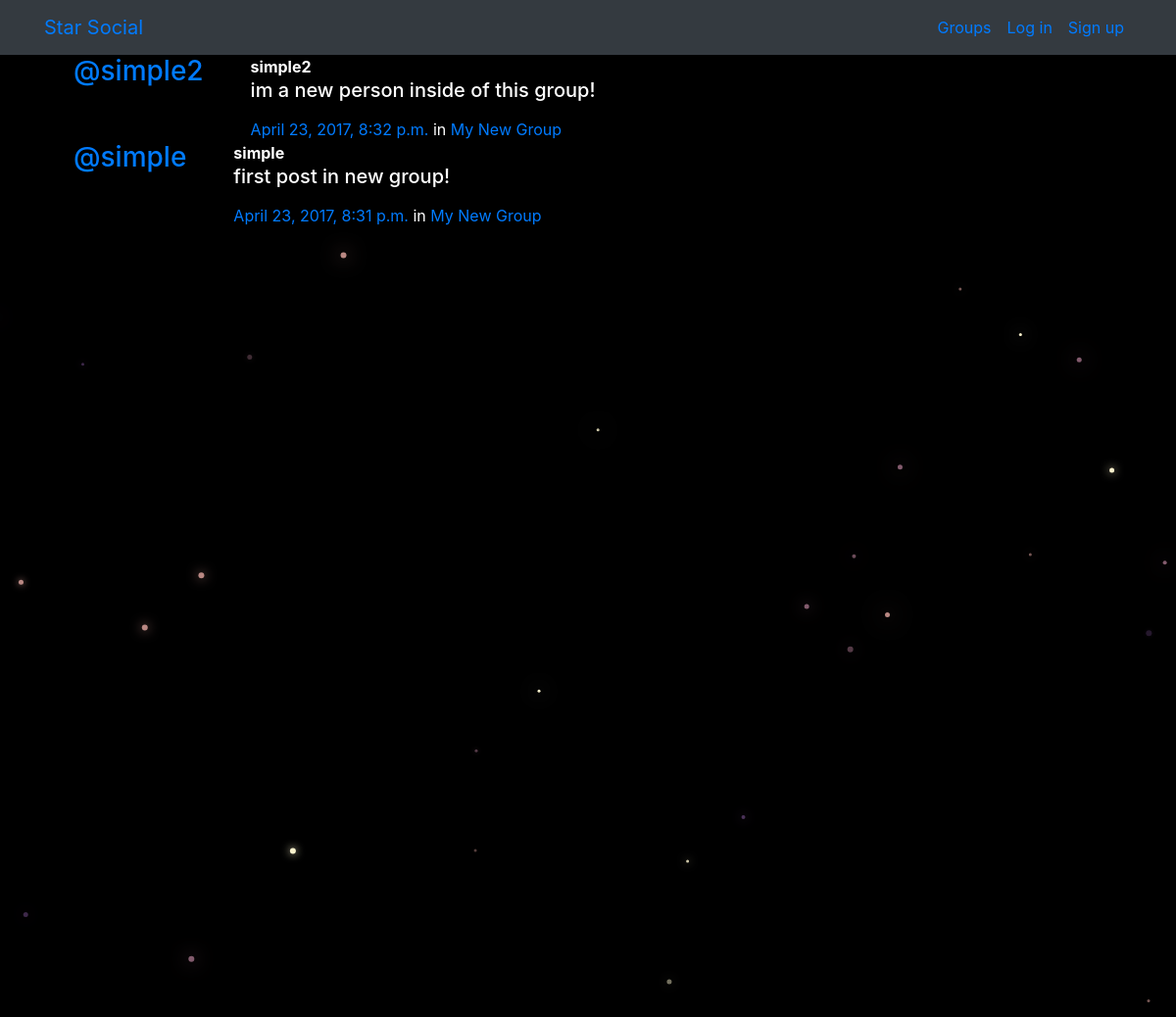
The app's page /posts/, older data.
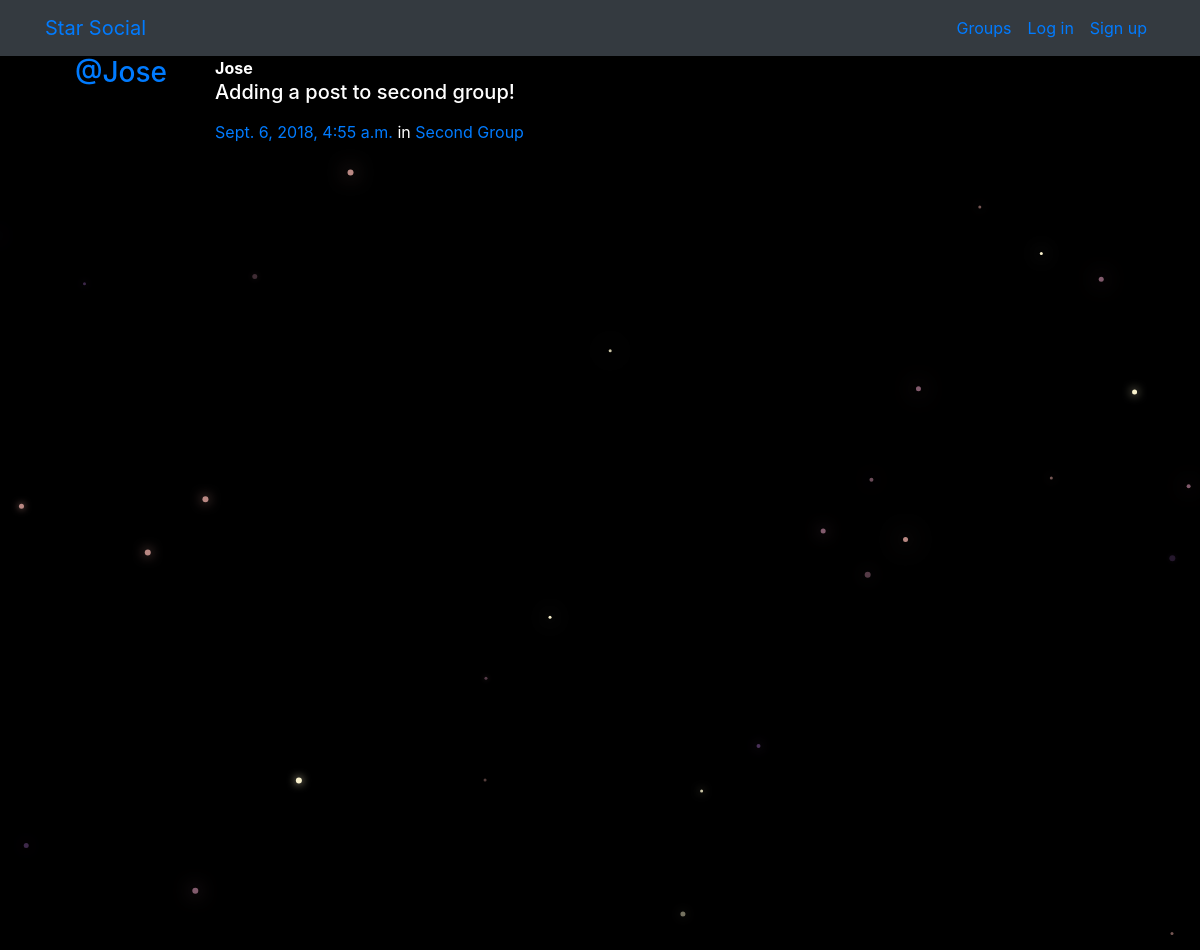
The same page, newer data.
### posts/models.py (models this page shows, shortened)
class Post(models.Model):
    user = models.ForeignKey(User, related_name="posts",on_delete=models.CASCADE)
    created_at = models.DateTimeField(auto_now=True)
    message = models.TextField()
    message_html = models.TextField(editable=False)
    group = models.ForeignKey(Group, related_name="posts",null=True, blank=True,on_delete=models.CASCADE)
    class Meta:
        ordering = ["-created_at"]
        unique_together = ["user", "message"]

### groups/models.py (models this page shows, shortened)
class Group(models.Model):
    name = models.CharField(max_length=255, unique=True)
    slug = models.SlugField(allow_unicode=True, unique=True)
    description = models.TextField(blank=True, default='')
    description_html = models.TextField(editable=False, default='', blank=True)
    members = models.ManyToManyField(User,through="GroupMember")
    class Meta:
        ordering = ["name"]

### posts/views.py (the view)
# urls.py: path('', views.PostList.as_view(), name="all"),
class PostList(SelectRelatedMixin, generic.ListView):
    model = models.Post
    select_related = ("user", "group")

### posts/templates/posts/post_list.html (shortened to what this page needs)
{% extends "posts/post_base.html" %}
{% load humanize %}
{% block post_content %}
<div class="col-md-8">
	{% for post in post_list %}
  {% include "posts/_post.html" %}
	{% endfor %}
</div>
{% endblock %}

### posts/templates/posts/post_base.html (shortened to what this page needs)
{% extends "base.html" %}
{% block content %}
<div class="posts-page">
	<div class="container">
		{% block post_content %}{% endblock %}
	</div>
</div>
{% endblock %}

### templates/base.html (shortened to what this page needs)
<!DOCTYPE html>
{% load static %}
<html>
  <head>
    <link rel="stylesheet" href="https://stackpath.bootstrapcdn.com/bootstrap/4.1.3/css/bootstrap.min.css"
>
    <link href="https://maxcdn.bootstrapcdn.com/font-awesome/4.7.0/css/font-awesome.min.css" rel="stylesheet">
    <link rel="stylesheet" href="{% static 'simplesocial/css/master.css'%}">
  </head>
  <body>
    <nav class="navbar navbar-expand-lg bg-dark mynav" role="navigation" id="navbar">
      <div class="container">
        <div class="navbar-nav align-items-center">
          <a class="navbar-brand mynav" href="{% url 'home' %}">Star Social</a>
        </div>
        <div class="navbar-nav ml-auto">
          {% if user.is_authenticated %}
            <a class="nav-item nav-link" href="{% url 'posts:create' %}" class="btn btn-simple">Post</a>
            <a class="nav-item nav-link" href="{% url 'groups:all' %}" class="btn btn-simple">Groups</a>
            <a class="nav-item nav-link" href="{% url 'groups:create' %}" class="btn btn-simple">Create Group</a>
            <a class="nav-item nav-link" href="{% url 'accounts:logout' %}" class="btn btn-simple">Log out</a>
          {% else %}
            <a class="nav-item nav-link" href="{% url 'groups:all' %}"class="btn btn-simple">Groups</a>
            <a class="nav-item nav-link" href="{% url 'accounts:login' %}" class="btn btn-simple">Log in</a>
            <a class="nav-item nav-link" href="{% url 'accounts:signup' %}" class="btn btn-simple">Sign up</a>
          {% endif %}
        </div>
      </div>
    </nav>
    <div class="container mycontent">
      {% block content %}
      {% endblock %}
    </div>
    <canvas id="canvas"></canvas>
  </body>
</html>

### posts/templates/posts/_post.html (shortened to what this page needs)
<div class="media">
	<h3 class="mr-5"><a href="{% url 'posts:for_user' username=post.user.username %}">@{{ post.user.username }}</a></h3>
	<div class="media-body">
		<strong>{{ post.user.username }}</strong>
		<h5>{{ post.message_html|safe }}</h5>
			<time class="time"><a href="{% url 'posts:single' username=post.user.username pk=post.pk %}">{{ post.created_at }}</a></time>
			{% if post.group %}
			<span class="group-name">in <a href="#">{{ post.group.name }}</a></span>
			{% endif %}
	</div>
</div>

### static/simplesocial/css/master.css (style rules this page uses)
body { margin: 0; overflow: hidden; background-color: black; color:white; }

Row changes from the older to the newer data that the page shows:
removed Post: user.username "simple2", message_html "im a new person inside of this group!", created_at "April 23, 2017, 8:32 p.m.", group.name "My New Group"
removed Post: user.username "simple", message_html "first post in new group!", created_at "April 23, 2017, 8:31 p.m.", group.name "My New Group"
added Post: user.username "Jose", message_html "Adding a post to second group!", created_at "Sept. 6, 2018, 4:55 a.m.", group.name "Second Group"
